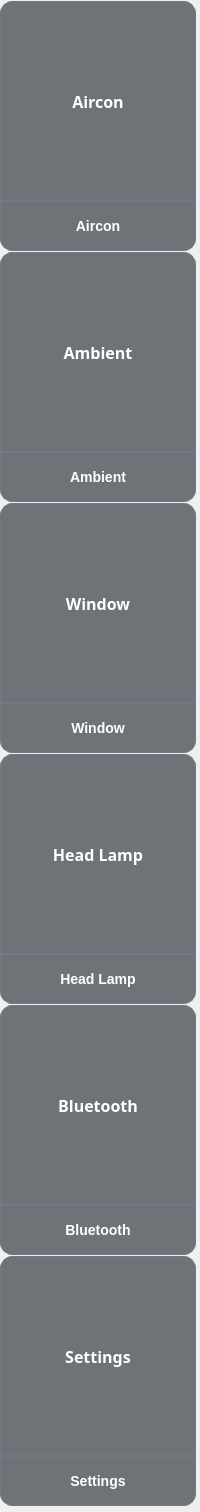
     <widget class="QWidget" name="scrollAreaWidgetContents">
      <property name="geometry">
       <rect>
        <x>0</x>
        <y>0</y>
        <width>200</width>
        <height>1512</height>
       </rect>
      </property>
      <property name="maximumSize">
       <size>
        <width>200</width>
        <height>1520</height>
       </size>
      </property>
      <property name="sizeIncrement">
       <size>
        <width>200</width>
        <height>1520</height>
       </size>
      </property>
      <property name="styleSheet">
       <string notr="true">QWidget#scrollAreaWidgetContents {
    /*background-color: #3b4a5a;*/
    background-color: transparent;
}</string>
      </property>
      <layout class="QVBoxLayout" name="verticalLayout_7">
       <property name="spacing">
        <number>0</number>
       </property>
       <property name="leftMargin">
        <number>0</number>
       </property>
       <property name="topMargin">
        <number>0</number>
       </property>
       <property name="rightMargin">
        <number>0</number>
       </property>
       <property name="bottomMargin">
        <number>0</number>
       </property>
       <item>
        <layout class="QVBoxLayout" name="verticalLayout_6">
         <property name="spacing">
          <number>0</number>
         </property>
         <item>
          <widget class="QPushButton" name="btn_aircon">
           <property name="sizePolicy">
            <sizepolicy hsizetype="Fixed" vsizetype="Fixed">
             <horstretch>0</horstretch>
             <verstretch>0</verstretch>
            </sizepolicy>
           </property>
           <property name="minimumSize">
            <size>
             <width>196</width>
             <height>200</height>
            </size>
           </property>
           <property name="maximumSize">
            <size>
             <width>196</width>
             <height>200</height>
            </size>
           </property>
           <property name="font">
            <font>
             <family>Sans Serif</family>
             <pointsize>-1</pointsize>
             <weight>75</weight>
             <italic>false</italic>
             <bold>true</bold>
            </font>
           </property>
           <property name="cursor">
            <cursorShape>ArrowCursor</cursorShape>
           </property>
           <property name="layoutDirection">
            <enum>Qt::LeftToRight</enum>
           </property>
           <property name="styleSheet">
            <string notr="true">QPushButton {
    background-color: rgba(58, 63, 70, 180);
    color: white;
    border: 1px solid #6d7a8a;
    
    border-top-left-radius: 12px;
    border-top-right-radius: 12px;
    border-bottom-left-radius: 0px;
    border-bottom-right-radius: 0px;

    padding: 10px;
    font: bold 16px;
}

/* Hover 시 */
QPushButton:hover {
    background-color: #4a5059;
}

/* 눌렀을 때 */
QPushButton:pressed {
    background-color: #2a2e33;

    border-top: 1px solid #6d7a8a;
    border-left: 1px solid #6d7a8a;
    border-right: 1px solid #6d7a8a;
    border-bottom: 4px solid #3c80d0;  
}
</string>
           </property>
           <property name="text">
            <string>Aircon</string>
           </property>
          </widget>
         </item>
         <item>
          <widget class="QLabel" name="label_10">
           <property name="minimumSize">
            <size>
             <width>196</width>
             <height>50</height>
            </size>
           </property>
           <property name="maximumSize">
            <size>
             <width>196</width>
             <height>50</height>
            </size>
           </property>
           <property name="styleSheet">
            <string notr="true">QLabel {
    background-color: rgba(58, 63, 70, 180);
    color: white;
    border: 1px solid #6d7a8a;

    border-top-left-radius: 0px;
    border-top-right-radius: 0px;
    border-bottom-left-radius: 12px;
    border-bottom-right-radius: 12px;

    padding: 8px;
    font: bold 14px;
}
</string>
           </property>
           <property name="frameShape">
            <enum>QFrame::NoFrame</enum>
           </property>
           <property name="frameShadow">
            <enum>QFrame::Raised</enum>
           </property>
           <property name="lineWidth">
            <number>1</number>
           </property>
           <property name="midLineWidth">
            <number>0</number>
           </property>
           <property name="text">
            <string>Aircon</string>
           </property>
           <property name="alignment">
            <set>Qt::AlignCenter</set>
           </property>
          </widget>
         </item>
        </layout>
       </item>
       <item>
        <layout class="QVBoxLayout" name="verticalLayout_5">
         <property name="spacing">
          <number>0</number>
         </property>
         <item>
          <widget class="QPushButton" name="btn_ambient">
           <property name="sizePolicy">
            <sizepolicy hsizetype="Fixed" vsizetype="Fixed">
             <horstretch>0</horstretch>
             <verstretch>0</verstretch>
            </sizepolicy>
           </property>
           <property name="minimumSize">
            <size>
             <width>196</width>
             <height>200</height>
            </size>
           </property>
           <property name="maximumSize">
            <size>
             <width>196</width>
             <height>200</height>
            </size>
           </property>
           <property name="font">
            <font>
             <family>Sans Serif</family>
             <pointsize>-1</pointsize>
             <weight>75</weight>
             <italic>false</italic>
             <bold>true</bold>
            </font>
           </property>
           <property name="cursor">
            <cursorShape>ArrowCursor</cursorShape>
           </property>
           <property name="layoutDirection">
            <enum>Qt::LeftToRight</enum>
           </property>
           <property name="styleSheet">
            <string notr="true">QPushButton {
    background-color: rgba(58, 63, 70, 180);
    color: white;
    border: 1px solid #6d7a8a;
    
    border-top-left-radius: 12px;
    border-top-right-radius: 12px;
    border-bottom-left-radius: 0px;
    border-bottom-right-radius: 0px;

    padding: 10px;
    font: bold 16px;
}

/* Hover 시 */
QPushButton:hover {
    background-color: #4a5059;
}

/* 눌렀을 때 */
QPushButton:pressed {
    background-color: #2a2e33;

    border-top: 1px solid #6d7a8a;
    border-left: 1px solid #6d7a8a;
    border-right: 1px solid #6d7a8a;
    border-bottom: 4px solid #3c80d0;  
}
</string>
           </property>
           <property name="text">
            <string>Ambient</string>
           </property>
          </widget>
         </item>
         <item>
          <widget class="QLabel" name="label_11">
           <property name="minimumSize">
            <size>
             <width>196</width>
             <height>50</height>
            </size>
           </property>
           <property name="maximumSize">
            <size>
             <width>196</width>
             <height>50</height>
            </size>
           </property>
           <property name="styleSheet">
            <string notr="true">QLabel {
    background-color: rgba(58, 63, 70, 180);
    color: white;
    border: 1px solid #6d7a8a;

    border-top-left-radius: 0px;
    border-top-right-radius: 0px;
    border-bottom-left-radius: 12px;
    border-bottom-right-radius: 12px;

    padding: 8px;
    font: bold 14px;
}
</string>
           </property>
           <property name="frameShape">
            <enum>QFrame::NoFrame</enum>
           </property>
           <property name="frameShadow">
            <enum>QFrame::Raised</enum>
           </property>
           <property name="lineWidth">
            <number>1</number>
           </property>
           <property name="midLineWidth">
            <number>0</number>
           </property>
           <property name="text">
            <string>Ambient</string>
           </property>
           <property name="alignment">
            <set>Qt::AlignCenter</set>
           </property>
          </widget>
         </item>
        </layout>
       </item>
       <item>
        <layout class="QVBoxLayout" name="verticalLayout_4">
         <property name="spacing">
          <number>0</number>
         </property>
         <item>
          <widget class="QPushButton" name="btn_window">
           <property name="sizePolicy">
            <sizepolicy hsizetype="Fixed" vsizetype="Fixed">
             <horstretch>0</horstretch>
             <verstretch>0</verstretch>
            </sizepolicy>
           </property>
           <property name="minimumSize">
            <size>
             <width>196</width>
             <height>200</height>
            </size>
           </property>
           <property name="maximumSize">
            <size>
             <width>196</width>
             <height>200</height>
            </size>
           </property>
           <property name="font">
            <font>
             <family>Sans Serif</family>
             <pointsize>-1</pointsize>
             <weight>75</weight>
             <italic>false</italic>
             <bold>true</bold>
            </font>
           </property>
           <property name="cursor">
            <cursorShape>ArrowCursor</cursorShape>
           </property>
           <property name="layoutDirection">
            <enum>Qt::LeftToRight</enum>
           </property>
           <property name="styleSheet">
            <string notr="true">QPushButton {
    background-color: rgba(58, 63, 70, 180);
    color: white;
    border: 1px solid #6d7a8a;
    
    border-top-left-radius: 12px;
    border-top-right-radius: 12px;
    border-bottom-left-radius: 0px;
    border-bottom-right-radius: 0px;

    padding: 10px;
    font: bold 16px;
}

/* Hover 시 */
QPushButton:hover {
    background-color: #4a5059;
}

/* 눌렀을 때 */
QPushButton:pressed {
    background-color: #2a2e33;

    border-top: 1px solid #6d7a8a;
    border-left: 1px solid #6d7a8a;
    border-right: 1px solid #6d7a8a;
    border-bottom: 4px solid #3c80d0;  
}
</string>
           </property>
           <property name="text">
            <string>Window</string>
           </property>
          </widget>
         </item>
         <item>
          <widget class="QLabel" name="label_12">
           <property name="minimumSize">
            <size>
             <width>196</width>
             <height>50</height>
            </size>
           </property>
           <property name="maximumSize">
            <size>
             <width>196</width>
             <height>50</height>
            </size>
           </property>
           <property name="styleSheet">
            <string notr="true">QLabel {
    background-color: rgba(58, 63, 70, 180);
    color: white;
    border: 1px solid #6d7a8a;

    border-top-left-radius: 0px;
    border-top-right-radius: 0px;
    border-bottom-left-radius: 12px;
    border-bottom-right-radius: 12px;

    padding: 8px;
    font: bold 14px;
}
</string>
           </property>
           <property name="frameShape">
            <enum>QFrame::NoFrame</enum>
           </property>
           <property name="frameShadow">
            <enum>QFrame::Raised</enum>
           </property>
           <property name="lineWidth">
            <number>1</number>
           </property>
           <property name="midLineWidth">
            <number>0</number>
           </property>
           <property name="text">
            <string>Window</string>
           </property>
           <property name="alignment">
            <set>Qt::AlignCenter</set>
           </property>
          </widget>
         </item>
        </layout>
       </item>
       <item>
        <layout class="QVBoxLayout" name="verticalLayout_3">
         <property name="spacing">
          <number>0</number>
         </property>
         <item>
          <widget class="QPushButton" name="btn_headlamp">
           <property name="sizePolicy">
            <sizepolicy hsizetype="Fixed" vsizetype="Fixed">
             <horstretch>0</horstretch>
             <verstretch>0</verstretch>
            </sizepolicy>
           </property>
           <property name="minimumSize">
            <size>
             <width>196</width>
             <height>200</height>
            </size>
           </property>
           <property name="maximumSize">
            <size>
             <width>196</width>
             <height>200</height>
            </size>
           </property>
           <property name="font">
            <font>
             <family>Sans Serif</family>
             <pointsize>-1</pointsize>
             <weight>75</weight>
             <italic>false</italic>
             <bold>true</bold>
            </font>
           </property>
           <property name="cursor">
            <cursorShape>ArrowCursor</cursorShape>
           </property>
           <property name="layoutDirection">
            <enum>Qt::LeftToRight</enum>
           </property>
           <property name="styleSheet">
            <string notr="true">QPushButton {
    background-color: rgba(58, 63, 70, 180);
    color: white;
    border: 1px solid #6d7a8a;
    
    border-top-left-radius: 12px;
    border-top-right-radius: 12px;
    border-bottom-left-radius: 0px;
    border-bottom-right-radius: 0px;

    padding: 10px;
    font: bold 16px;
}

/* Hover 시 */
QPushButton:hover {
    background-color: #4a5059;
}

/* 눌렀을 때 */
QPushButton:pressed {
    background-color: #2a2e33;

    border-top: 1px solid #6d7a8a;
    border-left: 1px solid #6d7a8a;
    border-right: 1px solid #6d7a8a;
    border-bottom: 4px solid #3c80d0;  
}
</string>
           </property>
           <property name="text">
            <string>Head Lamp</string>
           </property>
           <property name="iconSize">
            <size>
             <width>16</width>
             <height>16</height>
            </size>
           </property>
          </widget>
         </item>
         <item>
          <widget class="QLabel" name="label_13">
           <property name="minimumSize">
            <size>
             <width>196</width>
             <height>50</height>
            </size>
           </property>
           <property name="maximumSize">
            <size>
             <width>196</width>
             <height>50</height>
            </size>
           </property>
           <property name="styleSheet">
            <string notr="true">QLabel {
    background-color: rgba(58, 63, 70, 180);
    color: white;
    border: 1px solid #6d7a8a;

    border-top-left-radius: 0px;
    border-top-right-radius: 0px;
    border-bottom-left-radius: 12px;
    border-bottom-right-radius: 12px;

    padding: 8px;
    font: bold 14px;
}
</string>
           </property>
           <property name="frameShape">
            <enum>QFrame::NoFrame</enum>
           </property>
           <property name="frameShadow">
            <enum>QFrame::Raised</enum>
           </property>
           <property name="lineWidth">
            <number>1</number>
           </property>
           <property name="midLineWidth">
            <number>0</number>
           </property>
           <property name="text">
            <string>Head Lamp</string>
           </property>
           <property name="alignment">
            <set>Qt::AlignCenter</set>
           </property>
          </widget>
         </item>
        </layout>
       </item>
       <item>
        <layout class="QVBoxLayout" name="verticalLayout_2">
         <property name="spacing">
          <number>0</number>
         </property>
         <item>
          <widget class="QPushButton" name="btn_bluetooth">
           <property name="sizePolicy">
            <sizepolicy hsizetype="Fixed" vsizetype="Fixed">
             <horstretch>0</horstretch>
             <verstretch>0</verstretch>
            </sizepolicy>
           </property>
           <property name="minimumSize">
            <size>
             <width>196</width>
             <height>200</height>
            </size>
           </property>
           <property name="maximumSize">
            <size>
             <width>196</width>
             <height>200</height>
            </size>
           </property>
           <property name="font">
            <font>
             <family>Sans Serif</family>
             <pointsize>-1</pointsize>
             <weight>75</weight>
             <italic>false</italic>
             <bold>true</bold>
            </font>
           </property>
           <property name="cursor">
            <cursorShape>ArrowCursor</cursorShape>
           </property>
           <property name="layoutDirection">
            <enum>Qt::LeftToRight</enum>
           </property>
           <property name="styleSheet">
            <string notr="true">QPushButton {
    background-color: rgba(58, 63, 70, 180);
    color: white;
    border: 1px solid #6d7a8a;
    
    border-top-left-radius: 12px;
    border-top-right-radius: 12px;
    border-bottom-left-radius: 0px;
    border-bottom-right-radius: 0px;

    padding: 10px;
    font: bold 16px;
}

/* Hover 시 */
QPushButton:hover {
    background-color: #4a5059;
}

/* 눌렀을 때 */
QPushButton:pressed {
    background-color: #2a2e33;

    border-top: 1px solid #6d7a8a;
    border-left: 1px solid #6d7a8a;
    border-right: 1px solid #6d7a8a;
    border-bottom: 4px solid #3c80d0;  
}
</string>
           </property>
           <property name="text">
            <string>Bluetooth</string>
           </property>
          </widget>
         </item>
         <item>
          <widget class="QLabel" name="label_8">
           <property name="minimumSize">
            <size>
             <width>196</width>
             <height>50</height>
            </size>
           </property>
           <property name="maximumSize">
            <size>
             <width>196</width>
             <height>50</height>
            </size>
           </property>
           <property name="styleSheet">
            <string notr="true">QLabel {
    background-color: rgba(58, 63, 70, 180);
    color: white;
    border: 1px solid #6d7a8a;

    border-top-left-radius: 0px;
    border-top-right-radius: 0px;
    border-bottom-left-radius: 12px;
    border-bottom-right-radius: 12px;

    padding: 8px;
    font: bold 14px;
}
</string>
           </property>
           <property name="frameShape">
            <enum>QFrame::NoFrame</enum>
           </property>
           <property name="frameShadow">
            <enum>QFrame::Raised</enum>
           </property>
           <property name="lineWidth">
            <number>1</number>
           </property>
           <property name="midLineWidth">
            <number>0</number>
           </property>
           <property name="text">
            <string>Bluetooth</string>
           </property>
           <property name="alignment">
            <set>Qt::AlignCenter</set>
           </property>
          </widget>
         </item>
        </layout>
       </item>
       <item>
        <layout class="QVBoxLayout" name="verticalLayout">
         <property name="spacing">
          <number>0</number>
         </property>
         <item>
          <widget class="QPushButton" name="btn_settings">
           <property name="sizePolicy">
            <sizepolicy hsizetype="Fixed" vsizetype="Fixed">
             <horstretch>0</horstretch>
             <verstretch>0</verstretch>
            </sizepolicy>
           </property>
           <property name="minimumSize">
            <size>
             <width>196</width>
             <height>200</height>
            </size>
           </property>
           <property name="maximumSize">
            <size>
             <width>196</width>
             <height>200</height>
            </size>
           </property>
           <property name="font">
            <font>
             <family>Sans Serif</family>
             <pointsize>-1</pointsize>
             <weight>75</weight>
             <italic>false</italic>
             <bold>true</bold>
            </font>
           </property>
           <property name="cursor">
            <cursorShape>ArrowCursor</cursorShape>
           </property>
           <property name="layoutDirection">
            <enum>Qt::LeftToRight</enum>
           </property>
           <property name="styleSheet">
            <string notr="true">QPushButton {
    background-color: rgba(58, 63, 70, 180);
    color: white;
    border: 1px solid #6d7a8a;
    
    border-top-left-radius: 12px;
    border-top-right-radius: 12px;
    border-bottom-left-radius: 0px;
    border-bottom-right-radius: 0px;

    padding: 10px;
    font: bold 16px;
}

/* Hover 시 */
QPushButton:hover {
    background-color: #4a5059;
}

/* 눌렀을 때 */
QPushButton:pressed {
    background-color: #2a2e33;

    border-top: 1px solid #6d7a8a;
    border-left: 1px solid #6d7a8a;
    border-right: 1px solid #6d7a8a;
    border-bottom: 4px solid #3c80d0;  
}
</string>
           </property>
           <property name="text">
            <string>Settings</string>
           </property>
          </widget>
         </item>
         <item>
          <widget class="QLabel" name="label_17">
           <property name="minimumSize">
            <size>
             <width>196</width>
             <height>50</height>
            </size>
           </property>
           <property name="maximumSize">
            <size>
             <width>196</width>
             <height>50</height>
            </size>
           </property>
           <property name="styleSheet">
            <string notr="true">QLabel {
    background-color: rgba(58, 63, 70, 180);
    color: white;
    border: 1px solid #6d7a8a;

    border-top-left-radius: 0px;
    border-top-right-radius: 0px;
    border-bottom-left-radius: 12px;
    border-bottom-right-radius: 12px;

    padding: 8px;
    font: bold 14px;
}
</string>
           </property>
           <property name="frameShape">
            <enum>QFrame::NoFrame</enum>
           </property>
           <property name="frameShadow">
            <enum>QFrame::Raised</enum>
           </property>
           <property name="lineWidth">
            <number>1</number>
           </property>
           <property name="midLineWidth">
            <number>0</number>
           </property>
           <property name="text">
            <string>Settings</string>
           </property>
           <property name="alignment">
            <set>Qt::AlignCenter</set>
           </property>
          </widget>
         </item>
        </layout>
       </item>
      </layout>
     </widget>
